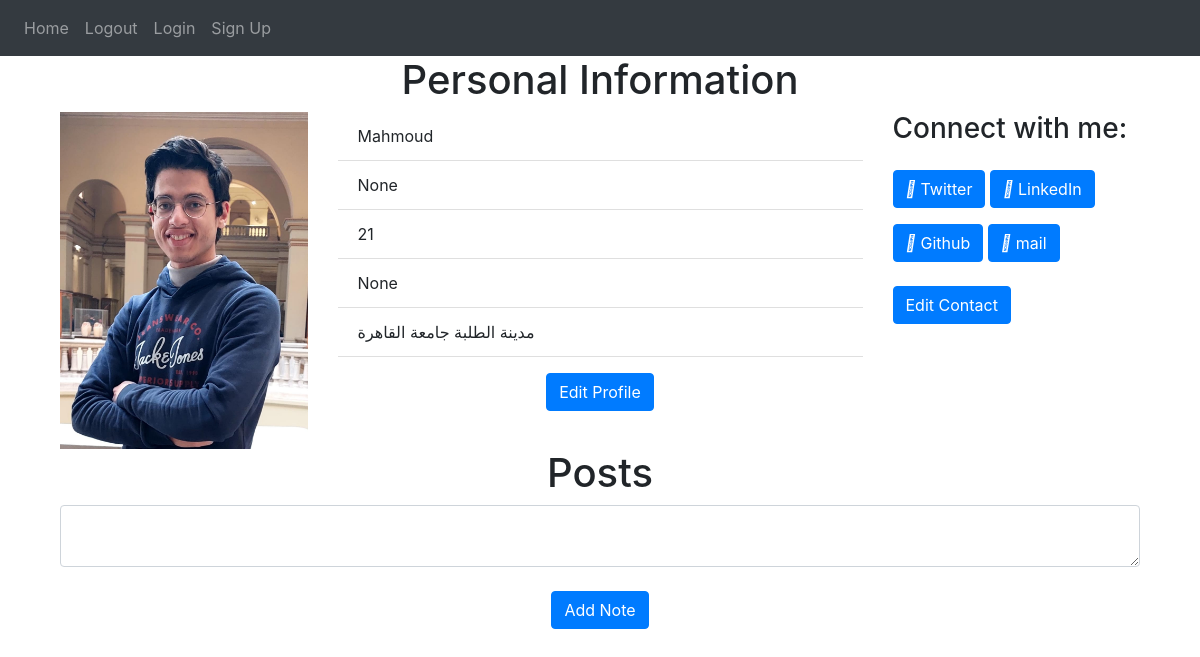
Before: / (signed in) with the older database file.
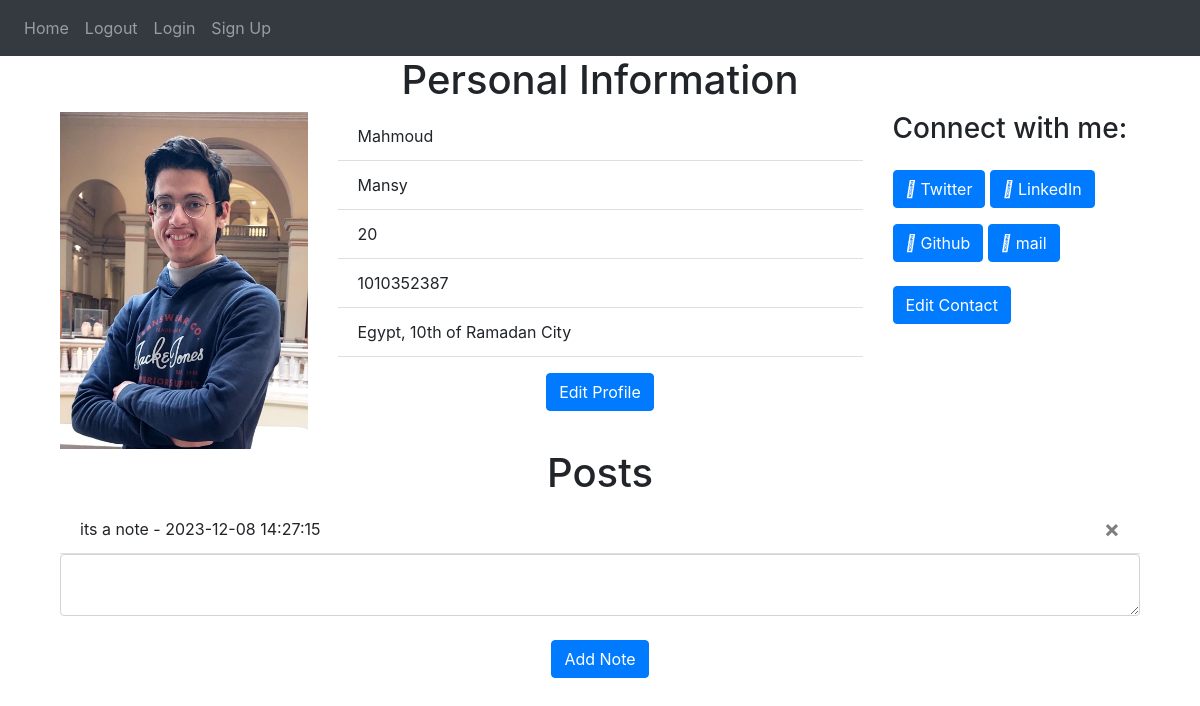
After: the same page with the newer database file.
### website/models.py (models this page shows)
class User(db.Model, UserMixin):
    id = db.Column(db.Integer, primary_key=True)
    email = db.Column(db.String(150), unique=True)
    password = db.Column(db.String(150))
    first_name = db.Column(db.String(150))
    last_name = db.Column(db.String(150))
    age= db.Column(db.String(150))
    phone = db.Column(db.String(150))
    address = db.Column(db.String(150))
    notes = db.relationship('Note')
    contact = db.relationship('Contact', backref='user', uselist=False)

class Note(db.Model):
    id = db.Column(db.Integer, primary_key=True)
    data = db.Column(db.String(10000))
    date = db.Column(db.DateTime(timezone=True), default=func.now())
    user_id = db.Column(db.Integer, db.ForeignKey('user.id'))

### website/views.py (the view, shortened to what this page needs)
@views.route('/', methods=['GET', 'POST'])
@login_required
def home():
    return render_template("home.html", user=current_user)

### website/__init__.py (called while the page is built)
def create_app():
    app = Flask(__name__)
    app.config['SECRET_KEY'] = 'hjshjhdjah kjshkjdhjs'
    app.config['SQLALCHEMY_DATABASE_URI'] = f'sqlite:///{DB_NAME}'
    db.init_app(app)
    from .views import views
    from .auth import auth
    app.register_blueprint(views, url_prefix='/')
    app.register_blueprint(auth, url_prefix='/')
    from .models import User, Note
    with app.app_context():
        db.create_all()
    login_manager = LoginManager()
    login_manager.login_view = 'auth.login'
    login_manager.init_app(app)
    @login_manager.user_loader
    def load_user(id):
        return User.query.get(int(id))
    return app

### website/templates/home.html (shortened to what this page needs)
{% extends "base.html" %}
{% block content %}
<div class="container">
    <h1 align="center">Personal Information</h1>
    <div class="row">
        <div class="col-md-3">
            <img src="\static\images\mahmoud.jpg" alt="Your Image" class="img-fluid">
        </div>
        <div class="col-md-6">
            <ul class="list-group list-group-flush" id="personal_info">
                <li class="list-group-item">{{ user.first_name }}</li>
                <li class="list-group-item">{{ user.last_name }}</li>
                <li class="list-group-item">{{ user.age }}</li>
                <li class="list-group-item">{{ user.phone }}</li>
                <li class="list-group-item">{{ user.address }}</li>
            </ul>
        <div align="center">
                      <a href="{{ url_for('views.edit_profile') }}" class="btn btn-primary mt-3">Edit Profile</a>
        </div>
        </div>
        <div class="col-md-3">
            <h3>Connect with me:</h3>
            <a href="#" target="_blank" class="btn btn-primary mt-3">
                <i class="fab fa-twitter"></i> Twitter
            </a>
            <a href="#" target="_blank" class="btn btn-primary mt-3">
                <i class="fab fa-linkedin"></i> LinkedIn
            </a>
            <a href="#" target="_blank" class="btn btn-primary mt-3">
                <i class="fab fa-linkedin"></i> Github
            </a>
            <a href="bassel@gmail.com" target="_blank" class="btn btn-primary mt-3">
                <i class="fab fa-linkedin"></i> mail
            </a>
                              <br />
                              <br />
            <a href="{{ url_for('views.edit_contact') }}" class="btn btn-primary">Edit Contact</a>
        </div>
    </div>
    <h1 align="center">Posts</h1>
    <ul class="list-group list-group-flush" id="notes">
        {% for note in user.notes %}
        <li class="list-group-item">
            {{ note.data }} - {{ note.date.strftime('%Y-%m-%d %H:%M:%S') }}
            <button type="button" class="close" onClick="deleteNote({{ note.id }})">
                <span aria-hidden="true">&times;</span>
            </button>
        </li>
        {% endfor %}
    </ul>
    <form method="POST">
        <textarea name="note" id="note" class="form-control"></textarea>
        <br />
        <div align="center">
            <button type="submit" class="btn btn-primary">Add Note</button>
        </div>
    </form>
</div>
{% endblock %}

### website/templates/base.html (shortened to what this page needs)
<!DOCTYPE html>
<html>
  <head>
    <link
      rel="stylesheet"
      href="https://stackpath.bootstrapcdn.com/bootstrap/4.4.1/css/bootstrap.min.css"
    />
    <link
      rel="stylesheet"
      href="https://stackpath.bootstrapcdn.com/font-awesome/4.7.0/css/font-awesome.min.css"
    />
  </head>
  <body>
    <nav class="navbar navbar-expand-lg navbar-dark bg-dark">
      <div class="collapse navbar-collapse" id="navbar">
        <div class="navbar-nav">
          <a class="nav-item nav-link" id="home" href="/">Home</a>
          <a class="nav-item nav-link" id="logout" href="/logout">Logout</a>
          <a class="nav-item nav-link" id="login" href="/login">Login</a>
          <a class="nav-item nav-link" id="signUp" href="/sign-up">Sign Up</a>
        </div>
      </div>
    </nav>
    <div class="container">{% block content %} {% endblock %}</div>
  </body>
</html>

Changed rows visible on the page:
changed User "Mahmoud": last_name "None" → "Mansy"; age "21" → "20"; phone "None" → "1010352387"; address "مدينة الطلبة جامعة القاهرة" → "Egypt, 10th of Ramadan City"
added Note: data "its a note", date "2023-12-08 14:27:15"
